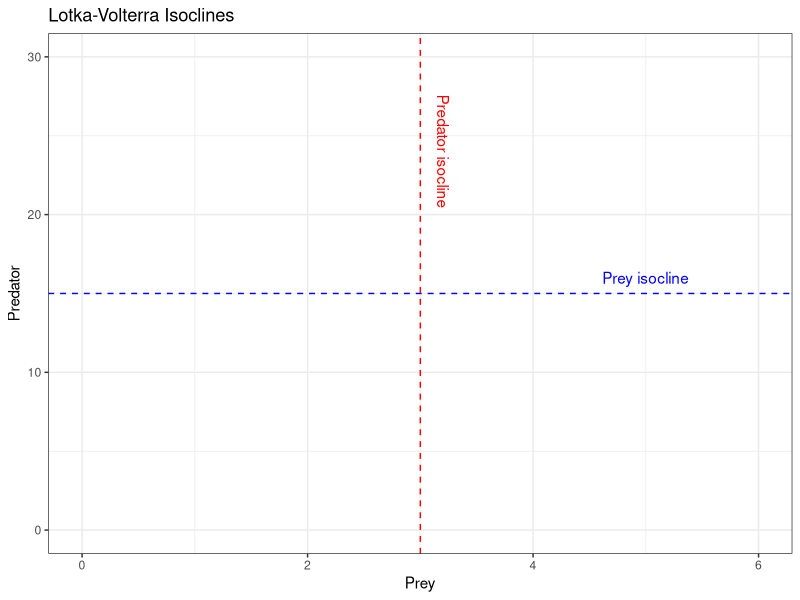

Source code (R):
## ---- chunk 1
knitr::opts_chunk$set(echo = TRUE)
## ---- chunk 2
library(tidyverse)
library(deSolve)
library(ggpubr)
## ---- chunk 3
# Define the function for LV isoclines
LV_iso <- function(r, a, mu){
  ne <- r/a
  pe <- mu/a
  return(list(prey_iso = ne, pred_iso = pe))
}

# Define the parameters
P <- list(r = 3,
          a = 0.2,
          mu = 0.6
          )
isoc <- LV_iso(P$r, P$a, P$mu)

# Plot the isoclines

# Create a blank ggplot object with the axes limits where i add the isoclines 
# using horizontal and vertical lines.
ggplot() + 
  geom_hline(yintercept = isoc$prey_iso, color = "blue", linetype = "dashed") +
  geom_vline(xintercept = isoc$pred_iso, color = "red", linetype = "dashed") +
  labs(x = "Prey", y = "Predator") +
  # Multiply by 2 as the isoclines are the equilibrium points.
  xlim(0, isoc$pred_iso*2) + 
  ylim(0, isoc$prey_iso*2) +
  theme_bw() +
  annotate("text", x = 5, y = 16, label = "Prey isocline", color = "blue") +
  annotate("text", x = 3.2, y = 24, label = "Predator isocline", color = "red",
           angle = -90) +
  ggtitle("Lotka-Volterra Isoclines")
